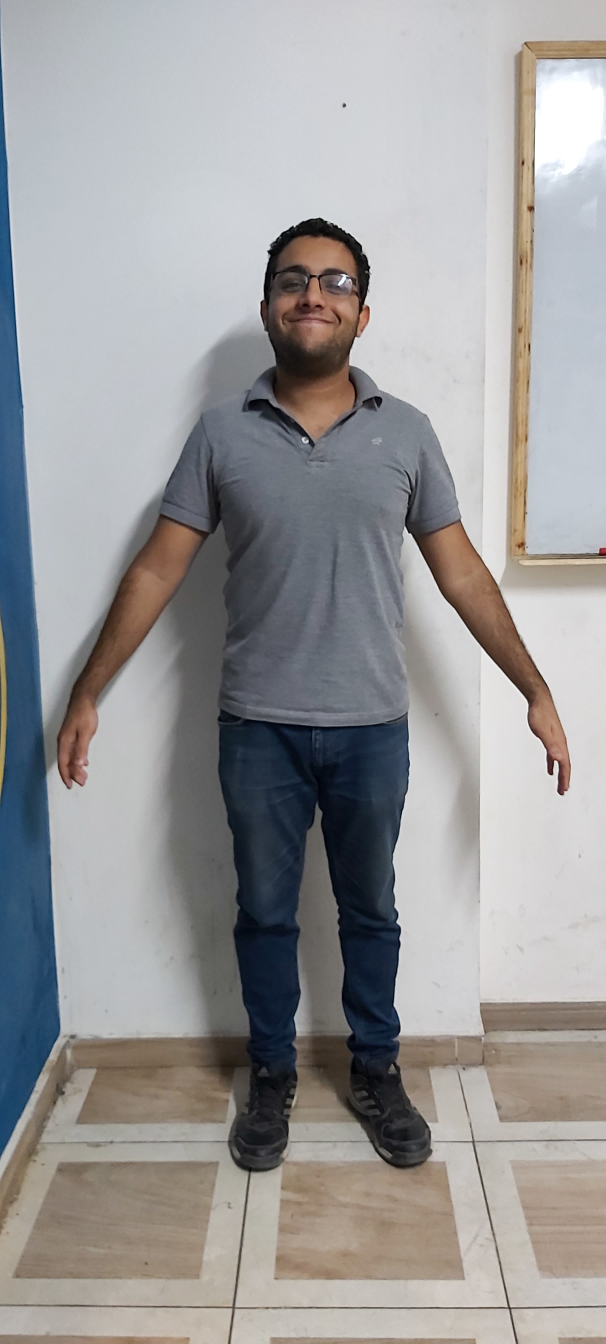
#> input picture images/20191201_160945.jpg, 1816 x 4032 px (shown at 1/3 size); its folder holds only this picture in this run
$ python -i main.py   (imports and definitions only)
#> lines starting #> are read from the running program, lines starting #| are printed output that depends on the picture; after the words box and inside, x2 and y2 are one past the last pixel; in counts of white or black regions, pixels touching at a corner belong together
#> further down, picture is the input picture: shape (4032, 1816, 3); mean B, G, R 154.1, 153.6, 154.4
import cv2
import numpy as np
import math
from math import pi
from math import sqrt
import sys
from keypoint_config import *
from front_keypoints.kishk2_1 import *
from side_keypoints.kisk2_2 import *


SIDE_KEYPOINTS = {"chest_front":[0,0], "chest_back":[0,0], "waist_front":[0,0], "waist_back":[0,0],"hip_front":[0,0],"hip_back":[0,0],
 "trousers_front":[0,0], "trousers_back":[0,0]}

FRONT_KEYPOINTS = {"left_sholder_outer":[0,0], "left_sholder_inner":[0,0], "right_sholder_inner":[0,0], "right_sholder_outer":[0,0],
    "left_elbow_inner":[0,0],"left_sholder_outer":[0,0], "right_elbow_inner":[0,0], "right_elbow_outer":[0,0], "left_chest_arm_meeting":[0,0],
    "right_chest_arm_meeting":[0,0], "left_chest":[0,0], "right_chest":[0,0], "left_waist":[0,0], "right_waist":[0,0], "left_hip":[0,0],
    "right_hip":[0,0], "stone_of_trousers":[0,0],"left_Knee_outer":[0,0], "left_Knee_inner":[0,0], "left_ankle_outer":[0,0], "left_ankle_inner":[0,0],
    "right_Knee_outer":[0,0],"right_Knee_inner":[0,0], "right_ankle_inner":[0,0], "right_ankle_outer":[0,0]}

straight_measurements_dict = {"sholder":[], "front_chest":[], "front_waist":[], "front_hip":[], "under_arm":[],"hip_to_knee_left":[],"hip_to_knee_right":[],
    "waist_knee_left":[], "waist_knee_right":[], "waist_hip_left":[], "waist_hip_right":[], "left_knee_width":[], "right_knee_width":[], "knee_to_ankle_right":[],
    "knee_to_ankle_left":[], "T_stone_to_left_knee":[], "T_stone_to_right_knee":[], "side_chest":[], "side_waist":[], "side_hip":[], "natural_waist":[]}

straight_measurements_average_dict = {"sholder":[], "front_chest":[], "front_waist":[], "front_hip":[], "under_arm":[],"hip_to_knee_left":[],"hip_to_knee_right":[],
    "waist_knee_left":[], "waist_knee_right":[], "waist_hip_left":[], "waist_hip_right":[], "left_knee_width":[], "right_knee_width":[], "knee_to_ankle_right":[],
    "knee_to_ankle_left":[], "T_stone_to_left_knee":[], "T_stone_to_right_knee":[], "side_chest":[], "side_waist":[], "side_hip":[], "natural_waist":[]}

true_measurments_dict = {"chest_nipple":[], "waist":[], "hip":[], "natural_hip":[]}

def rectangle_premiter(r1,r2):

    return 2*(r1+r2)

def circle_circumfrance(radius):
    return 2*pi*radius

# [23 lines left out: functions ellipse_perimeter1, ellipse_perimeter2, ellipse_perimeter, not called in this run]


def apply_filter_return_countoures(hsv_image, hsv_color_lower, hsv_color_upper, min_contor_area = 15, img = None , contor_label=""):
    filtered_image = cv2.inRange(hsv_image, hsv_color_lower, hsv_color_upper)
    kernal = np.ones((2,2),"uint8")
    filtered_image = cv2.dilate(filtered_image,kernal)
    (contors,hierarchy) = cv2.findContours(filtered_image,cv2.RETR_TREE,cv2.CHAIN_APPROX_SIMPLE)
    res = cv2.bitwise_and(img, img, mask = filtered_image)
    if True:
        i = 0
        for pic, contour in enumerate(contors):
            area = cv2.contourArea(contour)
            if(area>min_contor_area):
                x,y,w,h = cv2.boundingRect(contour)
                cv2.putText(img,str(contor_label),(x,y),cv2.FONT_HERSHEY_SIMPLEX,0.7,(0,0,255))
                i += 1
            return (res, filtered_image, (x+3,y+3), hierarchy)

    return (res, filtered_image, contors, hierarchy)

# [38 lines left out: functions eclidian_distance, eclidian_distance2, not called in this run]


def front_image_measurments(front_image):
    global FRONT_KEYPOINTS
    # sholder outer
    cv2.circle(front_image, right_sholder_outer_point, point_radius, right_sholder_outer_color, -1)
    #right sholder inner
    cv2.circle(front_image, right_sholder_inner_point, point_radius, right_sholder_inner_color, -1)
    #left sholder inner
    cv2.circle(front_image, left_sholder_inner_point, point_radius, left_sholder_inner_color, -1)
    #left sholder outer
    cv2.circle(front_image, left_sholder_outer_point, point_radius, left_sholder_outer_color, -1)

    #right elbow outer
    cv2.circle(front_image, right_elbow_outer_point, point_radius, right_elbow_outer_color, -1)
    #right elbow inner
    cv2.circle(front_image, right_elbow_inner_point, point_radius, right_elbow_inner_color, -1)
    #left elbow inner
    cv2.circle(front_image, left_elbow_inner_point, point_radius, left_elbow_inner_color, -1)
    #left elbow outer
    cv2.circle(front_image, left_elbow_outer_point, point_radius, left_elbow_outer_color, -1)

    #right chest and arm meeting
    cv2.circle(front_image, right_chest_arm_meeting_point, point_radius, right_chest_arm_meeting_color, -1)
    #left chest and arm meeting
    cv2.circle(front_image, left_chest_arm_meeting_point, point_radius, left_chest_arm_meeting_color, -1)

    #right chest
    cv2.circle(front_image, right_chest_point, point_radius, right_chest_color, -1)
    #left chest
    cv2.circle(front_image, left_chest_point, point_radius, left_chest_color, -1)

    #right waist
    cv2.circle(front_image, right_waist_point, point_radius, right_waist_color, -1)
    #left waist
    cv2.circle(front_image, left_waist_point, point_radius, left_waist_color, -1)

    #right hip
    cv2.circle(front_image, right_hip_point, point_radius, right_hip_color, -1)
    #left hip
    cv2.circle(front_image, left_hip_point, point_radius, left_hip_color, -1)

    #stone of trousers
    cv2.circle(front_image, stone_of_trousers_point, point_radius, stone_of_trousers_color, -1)

    #right Knee outer
    cv2.circle(front_image, right_Knee_outer_point, point_radius, right_Knee_outer_color, -1)
    #right Knee inner
    cv2.circle(front_image, right_Knee_inner_point, point_radius, right_Knee_inner_color, -1)

    #left Knee inner
    cv2.circle(front_image, left_Knee_inner_point, point_radius, left_Knee_inner_color, -1)
    #left Knee outer
    cv2.circle(front_image, left_Knee_outer_point, point_radius, left_Knee_outer_color, -1)

    #right ankle outer
    cv2.circle(front_image, right_ankle_outer_point, point_radius, right_ankle_outer_color, -1)
    #right ankle inner
    cv2.circle(front_image, right_ankle_inner_point, point_radius, right_ankle_inner_color, -1)

    #left Knee inner
    cv2.circle(front_image, left_ankle_inner_point, point_radius, left_ankle_inner_color, -1)
    #left Knee outer
    cv2.circle(front_image, left_ankle_outer_point, point_radius, left_ankle_outer_color, -1)

    hsv = cv2.cvtColor(front_image, cv2.COLOR_BGR2HSV)
#> hsv: shape (4032, 1816, 3); mean H, S, V 69.5, 36.3, 162.5
    #hsv hue set value  (color)

    (res,yellow,FRONT_KEYPOINTS["left_sholder_outer"],_) = apply_filter_return_countoures(hsv,left_sholder_outer_lower,left_sholder_outer_upper,min_contor_area= 30, img=front_image,contor_label="LSO")
#> in apply_filter_return_countoures, `filtered_image = cv2.inRange(hsv_image, hsv_color_lower, hsv_color_upp..`:
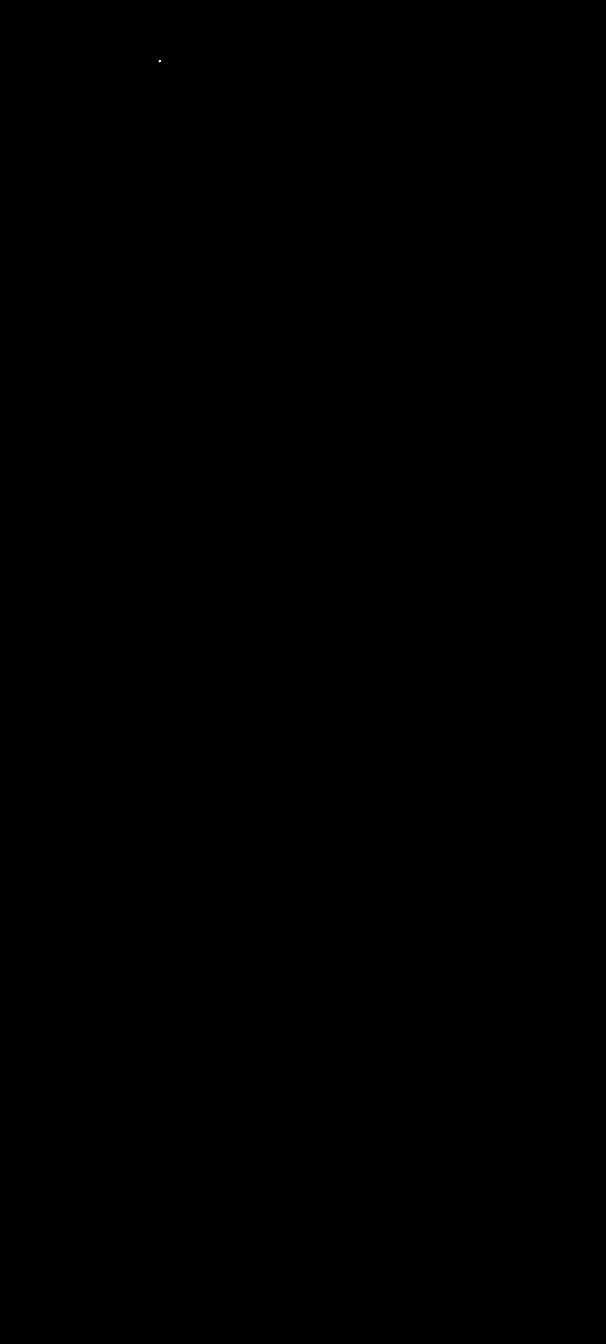
#> filtered_image: shape (4032, 1816) (shown at 1/3 size); 0% white; 1 white region, box (x1, y1, x2, y2) and area: (476, 180, 483, 187) 29
#> in apply_filter_return_countoures, `(contors,hierarchy) = cv2.findContours(filtered_image,cv2.RETR_TREE,cv..`: contors = 1 contour; box (x1, y1, x2, y2) and area: (476, 180, 484, 188) 33
#> (the rest of the program and of its run is left out)
